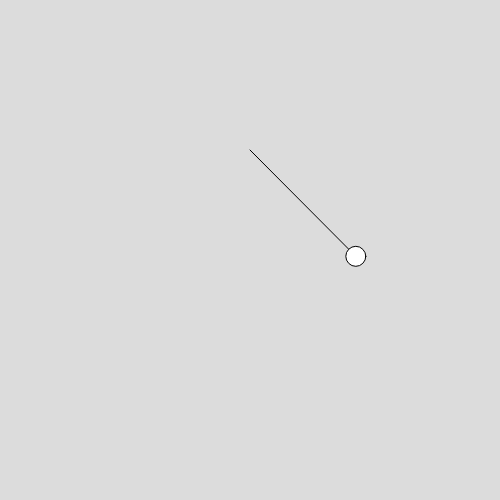
Frame 1 (no input)
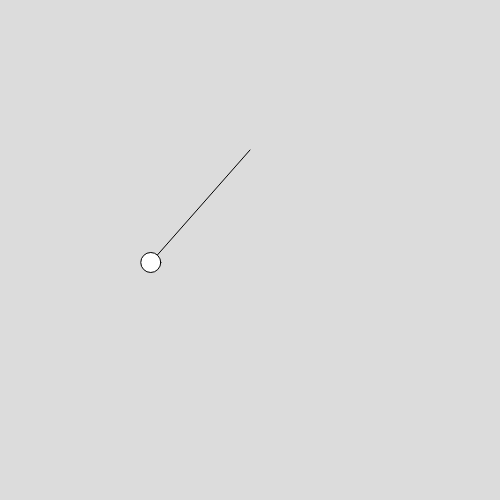
Frame 60 (no input)
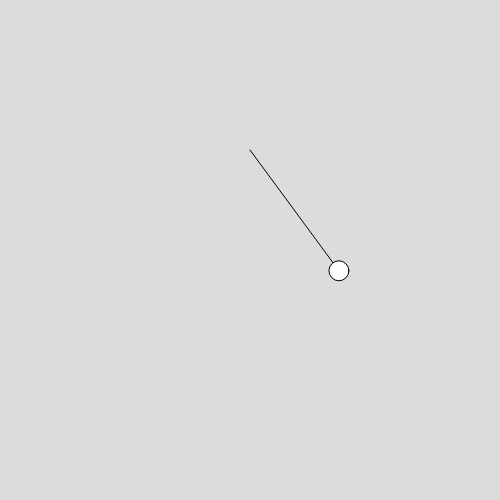
Frame 120 (the mouse pressed at the canvas centre since frame 60)

The p5.js sketch that drew these frames (run headless with seeded random() and noise() and a simulated clock; from frame 60 on, the mouse is pressed at the canvas centre):

// p5.js sketch
// ── sketch.js
var origem
var peso
var angulo

var len = 150
var g = 0.5
var atrito = 0
var velAngular = 0
var fRestauradora

function setup() {
  createCanvas(500, 500)
  origem = createVector(250, 150)
  peso = createVector()
  angulo = PI / 4
  sliderAtrito = createSlider(0, 0.1, 0.002, 0.001)
  sliderAcl = createSlider(0, 0.003, 0, 0.0001)
}

function draw() {
  background(220)

  fRestauradora = (-1 * g * sin(angulo)) / len
  fRestauradora += sliderAcl.value()

  velAngular += fRestauradora
  angulo += velAngular
  atrito = sliderAtrito.value()

  velAngular /= 1 + atrito

  peso.x = sin(angulo) * len + origem.x
  peso.y = cos(angulo) * len + origem.y

  line(origem.x, origem.y, peso.x, peso.y)
  ellipse(peso.x, peso.y, 20, 20)
}
